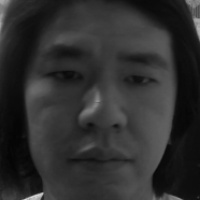
#> input picture src/faces/eddy_1/10.jpg, 200 x 200 px, given in place of the camera
$ python cam_face_mosaic.py
#> lines starting #> are read from the running program, lines starting #| are printed output that depends on the picture
import cv2

# 얼굴 검출기 불러오기 (경로는 파일 위치에 맞게 수정)
face_cascade = cv2.CascadeClassifier('../data/haarcascade_frontalface_default.xml')

# 모자이크 비율
rate = 10

# 캠 열기 (0번은 기본 웹캠)
cap = cv2.VideoCapture(0)

if not cap.isOpened():
    pass
    exit()

while True:
    ret, frame = cap.read()
#> frame is the input picture: shape (200, 200, 3); min 4, max 217, mean 46.7
    if not ret:
        break

    # 얼굴 검출: grayscale 변환 필요
    gray = cv2.cvtColor(frame, cv2.COLOR_BGR2GRAY)
    faces = face_cascade.detectMultiScale(
        gray,
        scaleFactor=1.1,
        minNeighbors=5,
        minSize=(60, 60)
    )
#> faces = [[8, 10, 181, 181]]

    # 얼굴마다 모자이크 처리
    for (x, y, w, h) in faces:
        # 얼굴 영역 자르기
        roi = frame[y:y+h, x:x+w]

        # 작게 줄였다가 다시 키워서 모자이크 효과
        small = cv2.resize(roi, (w // rate, h // rate))
        mosaic = cv2.resize(small, (w, h), interpolation=cv2.INTER_AREA)

        # 원본 프레임에 덮어쓰기
        frame[y:y+h, x:x+w] = mosaic
#> this loop made 1 pass
#> pass 1, `roi = frame[y:y+h, x:x+w]`:
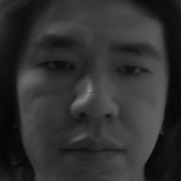
#> roi: shape (181, 181, 3); min 4, max 142, mean 48.1
#> pass 1, `mosaic = cv2.resize(small, (w, h), interpolation=cv2.INTER_AREA)`:
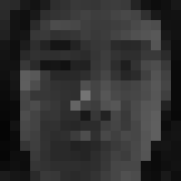
#> mosaic: shape (181, 181, 3); min 5, max 116, mean 47.8
#> after the loop:
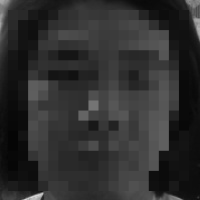
#> frame: shape (200, 200, 3); min 5, max 217, mean 46.4

    # 화면에 출력
    cv2.imshow('Face Mosaic', frame)

    # ESC 누르면 종료 (키코드 27)
    if cv2.waitKey(1) == 27:
#> (key Esc is pressed here)
        break

cap.release()
cv2.destroyAllWindows()

$ run again, on src/faces/eddy_1/111.jpg
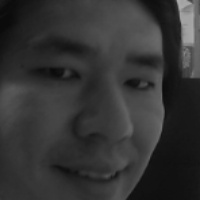
#> input picture src/faces/eddy_1/111.jpg, 200 x 200 px, given in place of the camera
#> frame is the input picture: shape (200, 200, 3); min 10, max 170, mean 51.5
#> faces = [[26, 16, 165, 165]]
#> the loop `for (x, y, w, h) in faces:` made 1 pass
#> pass 1, `mosaic = cv2.resize(small, (w, h), interpolation=cv2.INTER_AREA)`:
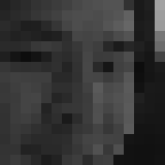
#> mosaic: shape (165, 165, 3); min 13, max 162, mean 52.5
#> after the loop `for (x, y, w, h) in faces:`:
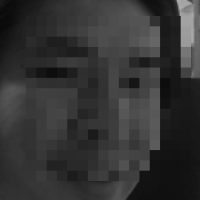
#> frame: shape (200, 200, 3); min 10, max 170, mean 51.3

$ run again, on src/faces/eddy_1/112.jpg
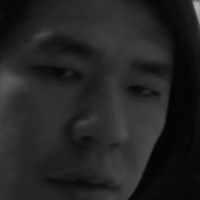
#> input picture src/faces/eddy_1/112.jpg, 200 x 200 px, given in place of the camera
#> frame is the input picture: shape (200, 200, 3); min 3, max 174, mean 35.8
#> faces = [[24, 19, 169, 169]]
#> the loop `for (x, y, w, h) in faces:` made 1 pass
#> pass 1, `roi = frame[y:y+h, x:x+w]`:
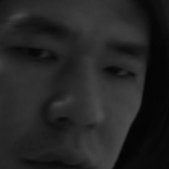
#> roi: shape (169, 169, 3); min 3, max 77, mean 36.1
